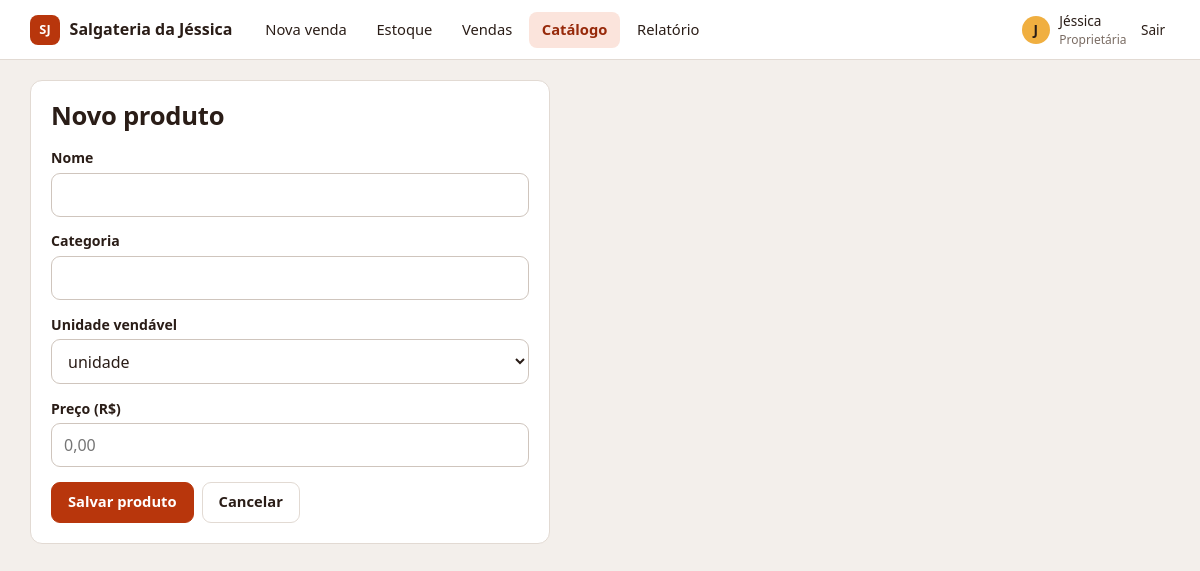
Page /catalogo/novo/ (signed in) on the committed database.
### contas/models.py (models this page shows, shortened)
class Usuario(AbstractUser):
    class Perfil(models.TextChoices):
        PROPRIETARIA = "PROPRIETARIA", "Proprietária"
        ATENDENTE = "ATENDENTE", "Atendente"
    perfil = models.CharField(max_length=12, choices=Perfil.choices, default=Perfil.ATENDENTE)
    @property
    def eh_proprietaria(self):
        return self.perfil == self.Perfil.PROPRIETARIA
    @property
    def nome_exibicao(self):
        return self.first_name or self.username
    @property
    def iniciais(self):
        return self.nome_exibicao[:1].upper()

### catalogo/views.py (the view)
# urls.py: path("novo/", views.criar, name="criar"),
@proprietaria_required
def criar(request):
    form = ProdutoForm(request.POST or None)
    if form.is_valid():
        produto = form.save()
        messages.success(request, f"{produto.nome} cadastrado. Registre a reposição para dar saldo ao produto.")
        return redirect("catalogo:lista")
    return render(request, "catalogo/form.html", {"form": form, "titulo": "Novo produto"})

### catalogo/forms.py (shortened to what this page needs)
class ProdutoForm(forms.ModelForm):
    preco = ReaisField(label="Preço (R$)")
    class Meta:
        model = Produto
        fields = ["nome", "categoria", "unidade"]
        labels = {"nome": "Nome", "categoria": "Categoria", "unidade": "Unidade vendável"}
    def __init__(self, *args, **kwargs):
        super().__init__(*args, **kwargs)
        if self.instance.pk:
            from nucleo.utils import centavos_para_campo
            self.initial["preco"] = centavos_para_campo(self.instance.preco_centavos)
        self.order_fields(["nome", "categoria", "unidade", "preco"])

### nucleo/contexto.py (called while the page is built)
def navegacao(request):
    m = request.resolver_match
    if not m:
        return {}
    return {
        "secao": _SECOES.get(m.view_name, m.namespace),
        "etapas_venda": [(1, "Produtos"), (2, "Pagamento"), (3, "Registro"), (4, "Comprovante")],
    }

### catalogo/templates/catalogo/form.html (shortened to what this page needs)
{% extends "base.html" %}
{% block content %}
<div class="cartao" style="max-width:520px">
  <h1>{{ titulo }}</h1>
  <form method="post" style="margin-top:1rem">{% csrf_token %}
    {% for campo in form %}{% include "_campo.html" %}{% endfor %}
    <div class="acoes">
      <button class="btn" type="submit">Salvar produto</button>
      <a class="btn sec" href="{% url 'catalogo:lista' %}">Cancelar</a>
    </div>
  </form>
</div>
{% endblock %}

### nucleo/templates/base.html (shortened to what this page needs)
{% load static %}<!doctype html>
<html lang="pt-br">
<head>
  <link rel="stylesheet" href="{% static 'nucleo/app.css' %}">
</head>
<body>
{% block topo %}
<header class="topo">
  <div class="topo-in">
    <a class="marca" href="{% url 'vendas:nova' %}"><span class="logo">SJ</span> Salgateria da Jéssica</a>
    <nav class="menu" aria-label="Principal">
      <a href="{% url 'vendas:nova' %}" {% if secao == 'venda' %}class="ativo" aria-current="page"{% endif %}>Nova venda</a>
      <a href="{% url 'estoque:consulta' %}" {% if secao == 'estoque' %}class="ativo" aria-current="page"{% endif %}>Estoque</a>
      <a href="{% url 'vendas:lista' %}" {% if secao == 'vendas' %}class="ativo" aria-current="page"{% endif %}>Vendas</a>
      {% if user.eh_proprietaria %}
      <a href="{% url 'catalogo:lista' %}" {% if secao == 'catalogo' %}class="ativo" aria-current="page"{% endif %}>Catálogo</a>
      <a href="{% url 'vendas:relatorio' %}" {% if secao == 'relatorio' %}class="ativo" aria-current="page"{% endif %}>Relatório</a>
      {% endif %}
    </nav>
    <div class="usuario">
      <span class="avatar">{{ user.iniciais }}</span>
      <span>{{ user.nome_exibicao }}<small>{{ user.get_perfil_display }}</small></span>
      <form method="post" action="{% url 'contas:sair' %}">{% csrf_token %}<button class="link-botao" type="submit">Sair</button></form>
    </div>
  </div>
</header>
{% endblock %}
<main>
  {% block content %}{% endblock %}
</main>
</body>
</html>

### nucleo/static/nucleo/app.css (style rules this page uses)
:root { --brasa:#b8360c; --brasa-esc:#97290a; --brasa-clara:#fbe4dc; --massa:#f0af40; --fundo:#f3efeb; --papel:#fff; --tinta:#2a1d17; --suave:#7a6c63; --linha:#e2dad3; --verde:#1f6b45; --verde-clara:#dff0e4; --erro:#b3261e; --erro-clara:#fbe3de; --raio:12px; }
* { box-sizing:border-box }
html { font-size:16px }
body { margin:0;background:var(--fundo);color:var(--tinta);font-family:"Segoe UI",Inter,system-ui,-apple-system,Roboto,sans-serif;line-height:1.45 }
a { color:var(--brasa) }
h1,h2,h3 { line-height:1.2;margin:0 0 .35rem;letter-spacing:-.01em }
h1 { font-size:1.6rem }
.topo { background:var(--papel);border-bottom:1px solid var(--linha) }
.topo-in { max-width:1180px;margin:0 auto;padding:.7rem 1.25rem;display:flex;align-items:center;gap:1.25rem;flex-wrap:wrap }
.marca { display:flex;align-items:center;gap:.6rem;font-weight:700;text-decoration:none;color:var(--tinta) }
.logo { background:var(--brasa);color:#fff;border-radius:8px;width:30px;height:30px;display:grid;place-items:center;font-size:.8rem;font-weight:700 }
.menu { display:flex;gap:.25rem;flex:1;flex-wrap:wrap }
.menu a { padding:.45rem .8rem;border-radius:8px;text-decoration:none;color:var(--tinta);font-size:.92rem }
.menu a.ativo { background:var(--brasa-clara);color:var(--brasa-esc);font-weight:600 }
.usuario { display:flex;align-items:center;gap:.6rem;font-size:.85rem }
.avatar { background:var(--massa);width:28px;height:28px;border-radius:50%;display:grid;place-items:center;font-weight:700 }
.usuario small { display:block;color:var(--suave);font-size:.75rem }
.link-botao { background:none;border:0;color:var(--tinta);cursor:pointer;font:inherit;font-size:.85rem;padding:.3rem }
main { max-width:1180px;margin:0 auto;padding:1.25rem }
.acoes { display:flex;gap:.5rem;flex-wrap:wrap }
.cartao { background:var(--papel);border:1px solid var(--linha);border-radius:var(--raio);padding:1.25rem }
.btn { display:inline-flex;align-items:center;justify-content:center;gap:.4rem;border:1px solid var(--brasa);background:var(--brasa);color:#fff; border-radius:9px;padding:.55rem 1rem;font:inherit;font-weight:600;font-size:.92rem;cursor:pointer;text-decoration:none }
.btn.sec { background:var(--papel);color:var(--tinta);border-color:var(--linha) }
input[type=text],input[type=password],input[type=number],input[type=date],select,textarea { width:100%;padding:.6rem .75rem;border:1px solid #cfc5bd;border-radius:9px;font:inherit;background:#fff;color:var(--tinta) }
@media (prefers-reduced-motion:no-preference) { .btn { transition:background .15s } }

### rows in the picture
Usuario: iniciais "J", nome_exibicao "Jéssica", perfil "Proprietária"

### other values in the picture
{{ titulo }} "Novo produto"
{{ campo.label }} "Nome" "Categoria" "Unidade vendável" "Preço (R$)"
